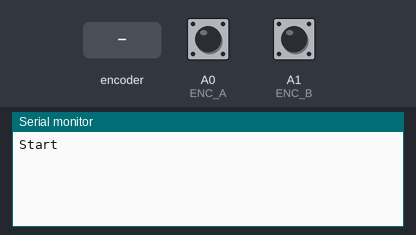
A sketch run on a simulated Arduino Uno, built with avr-gcc and run on an emulated ATmega328P. Shown: the last lines printed to the serial monitor. The inputs (shaded band) are chosen by the test bench; at power-on: A0 (ENC_A) HIGH, A1 (ENC_B) HIGH.

Above: at 1.2 s.
1.3 s: rotary encoder on A0 (ENC_A) / A1 (ENC_B) turned 1 step (first pin leading)
At 2.5 s:
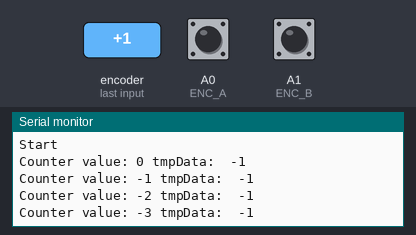
3.0 s: rotary encoder on A0 (ENC_A) / A1 (ENC_B) turned 1 step (first pin leading)
At 3.9 s:
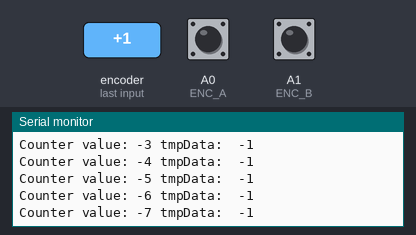
Timing chart, 0 to 6.0 s (numbered marks = the images above; inputs shaded):
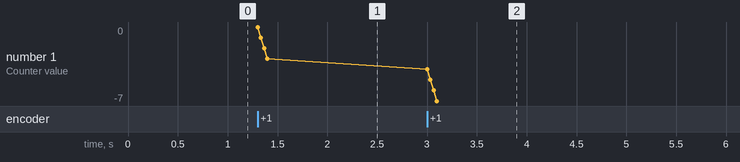

The sketch:

rotart_encoder.ino
```cpp
/* Rotary encoder read example */
#define ENC_A A0
#define ENC_B A1
#define ENC_PORT PINC

void setup()
{
  /* Setup encoder pins as inputs */
  pinMode(ENC_A, INPUT);
  digitalWrite(ENC_A, HIGH);
  pinMode(ENC_B, INPUT);
  digitalWrite(ENC_B, HIGH);
  Serial.begin (9600);
  Serial.println("Start");
}

void loop()
{
 static long int counter = 0;      //this variable will be changed by encoder input
 int8_t tmpdata;
 /**/
  tmpdata = read_encoder();
  if( tmpdata ) {
    Serial.print("Counter value: ");
    Serial.print(counter, DEC);
    Serial.print(" tmpData:  ");
    Serial.println(tmpdata);
    counter += tmpdata;
  }
}

/* returns change in encoder state (-1,0,1) */
int8_t read_encoder()
{
  static int8_t enc_states[] = {0,-1,1,0,1,0,0,-1,-1,0,0,1,0,1,-1,0};
  static uint8_t old_AB = 0;
  /**/
  old_AB <<= 2;                   //remember previous state
  old_AB |= ( ENC_PORT & 0x03 );  //add current state
  return ( enc_states[( old_AB & 0x0f )]);
}
```

Measured:
- after the input at 1.3 s, the serial monitor: prints a new line at once (image 1)
- after the input at 3.0 s, the serial monitor: prints a new line at once (image 2)
- plotted number 1: -3 → -7 after the input at 3.0 s
